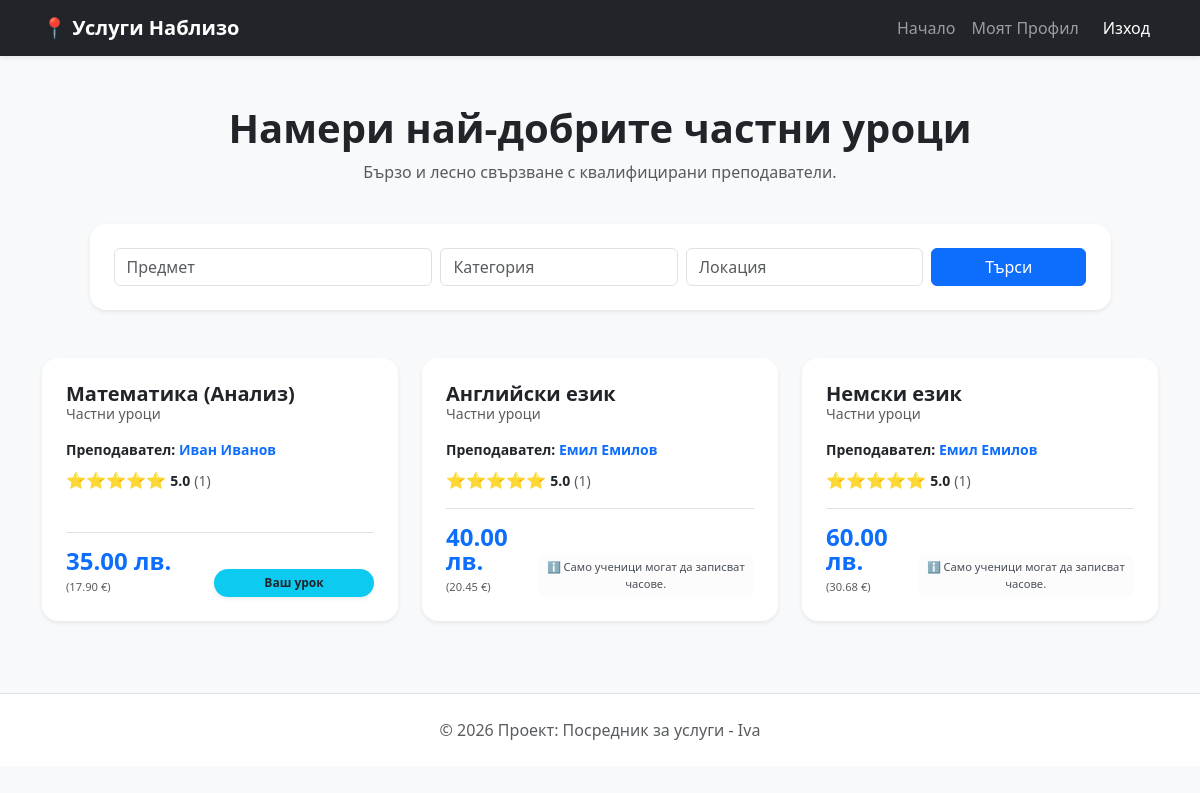
The page /search (signed in) on the database its author committed.
### app/models.py (models this page shows)
class Lesson(Base):
    __tablename__ = "lessons"
    id = Column(Integer, primary_key=True, index=True)
    subject = Column(String)
    category = Column(String)
    price = Column(Float)
    teacher_id = Column(Integer, ForeignKey("users.id"))
    teacher_name = Column(String)
    latitude = Column(Float)
    longitude = Column(Float)
    teacher = relationship("User", back_populates="lessons")

### app/main.py (the view)
@app.get("/search", response_class=HTMLResponse)
def search_web(
    request: Request,
    name: str = None,
    category: str = None,
    city: str = None,
    db: Session = Depends(get_db),
    current_user_id: str = Cookie(None)
):
    query = db.query(models.Lesson).join(models.User, models.Lesson.teacher_id == models.User.id)
    if name:
        query = query.filter(models.Lesson.subject.ilike(f"%{name}%"))
    if category:
        query = query.filter(models.Lesson.category == category)
    if city:
        search_city = f"%{city.strip()}%"
        query = query.filter(models.User.address.ilike(search_city))
    lessons = query.all()
    user = None
    if current_user_id:
        user = db.query(models.User).filter(models.User.id == int(current_user_id)).first()
    return templates.TemplateResponse("index.html", {
        "request": request,
        "lessons": lessons,
        "eur_rate": 1.95583,
        "user_id": user.id if user else None,
        "user_role": user.role if user else "guest",
        "username": user.username if user else None
    })

### templates/index.html (shortened to what this page needs)
<!DOCTYPE html>
<html lang="bg">
<head>
    <link href="https://cdn.jsdelivr.net/npm/bootstrap@5.3.0/dist/css/bootstrap.min.css" rel="stylesheet">
</head>
<body class="bg-light">
    <nav class="navbar navbar-expand-lg navbar-dark bg-dark mb-4 shadow-sm">
        <div class="container">
            <a class="navbar-brand fw-bold" href="/">📍 Услуги Наблизо</a>
            <div class="collapse navbar-collapse" id="navbarNav">
                <ul class="navbar-nav ms-auto">
                    <li class="nav-item"><a class="nav-link" href="/">Начало</a></li>
                    {% if user_id %}
                    <li class="nav-item"><a class="nav-link" href="/profile">Моят Профил</a></li>
                    <li class="nav-item"><a class="nav-link btn btn-outline-danger btn-sm text-white ms-2"
                            href="/logout">Изход</a></li>
                    {% else %}
                    <li class="nav-item"><a class="nav-link" href="/login">Вход</a></li>
                    <li class="nav-item"><a class="nav-link" href="/register">Регистрация</a></li>
                    {% endif %}
                </ul>
            </div>
        </div>
    </nav>
    <div class="container mt-5">
        <div class="row mb-4 text-center">
            <h1 class="fw-bold">Намери най-добрите частни уроци</h1>
            <p class="text-muted">Бързо и лесно свързване с квалифицирани преподаватели.</p>
        </div>
        <div class="row justify-content-center mb-5">
            <div class="col-md-11">
                <div class="card p-4 shadow-sm border-0 rounded-4">
                    <form action="/search" method="get" class="row g-2">
                        <div class="col-md-4"><input type="text" name="name" class="form-control" placeholder="Предмет"></div>
                        <div class="col-md-3"><input type="text" name="category" class="form-control" placeholder="Категория"></div>
                        <div class="col-md-3"><input type="text" name="city" class="form-control" placeholder="Локация"></div>
                        <div class="col-md-2"><button type="submit" class="btn btn-primary w-100">Търси</button></div>
                    </form>
                </div>
            </div>
        </div>
        <div class="row">
            {% if lessons %}
                {% for lesson in lessons %}
                <div class="col-md-4 mb-4">
                    <div class="card h-100 shadow-sm service-card p-0 position-relative rounded-4 overflow-hidden">
                        <div class="card-body d-flex flex-column p-4">
                            <h5 class="card-title fw-bold mb-1">{{ lesson.subject }}</h5>
                            <h6 class="card-subtitle mb-3 text-muted small">{{ lesson.category }}</h6>
                            <p class="mb-2 small">
                                <strong>Преподавател:</strong>
                                <a href="/public-profile/{{ lesson.teacher_id }}" class="text-decoration-none fw-bold text-primary">
                                    {{ lesson.teacher_name }}
                                </a>
                            </p>
                            <div class="mb-3">
                                {% if lesson.teacher and lesson.teacher.reviews %}
                                    {% set reviews = lesson.teacher.reviews %}
                                    {% set total_rating = reviews | map(attribute='rating') | sum %}
                                    {% set avg_rating = (total_rating / reviews | count) | round(1) %}
                                    <span class="text-warning">
                                        {% for i in range(avg_rating | round | int) %}⭐{% endfor %}
                                    </span>
                                    <span class="fw-bold text-dark small">{{ avg_rating }}</span>
                                    <span class="text-muted small">({{ reviews | count }})</span>
                                {% else %}
                                    <span class="text-muted small italic">Все още няма оценки</span>
                                {% endif %}
                            </div>
                            <div class="mt-auto pt-3 border-top">
                                <div class="d-flex justify-content-between align-items-end">
                                    <div>
                                        <div class="price-text">{{ "%.2f"|format(lesson.price) }} лв.</div>
                                        <small class="text-muted" style="font-size: 0.7rem;">({{ "%.2f"|format(lesson.price / eur_rate) }} €)</small>
                                    </div>
                                    <div style="min-width: 160px;">
    {% if user_id %}
        {% if user_id == lesson.teacher_id %}
            <span class="badge bg-info text-dark w-100 p-2 rounded-pill shadow-sm">Ваш урок</span>
        {% else %}
            <div class="alert alert-light border-0 small p-1 mb-0 text-center rounded-3" style="font-size: 0.7rem;">
                ℹ️ Само ученици могат да записват часове.
            </div>
        {% endif %}
    {% else %}
        <div class="text-end">
            <p class="text-muted mb-1" style="font-size: 0.7rem;">Влезте за резервация</p>
            <a href="/login" class="btn btn-outline-primary btn-sm w-100 rounded-pill">Вход</a>
        </div>
    {% endif %}
</div>
                                </div>
                            </div>
                        </div>
                    </div>
                </div>
                {% endfor %}
            {% else %}
                <div class="col-12 text-center py-5">
                    <h3 class="text-muted">Няма намерени уроци за тези критерии. 📍</h3>
                </div>
            {% endif %}
        </div>
    </div>
    <footer class="text-center mt-5 py-4 text-muted border-top bg-white">
        © 2026 Проект: Посредник за услуги - Iva
    </footer>
</body>
</html>

### templates/index.html (style rules this page uses)
.service-card { transition: transform 0.2s; border: none; }
.price-text { color: #0d6efd; font-weight: bold; font-size: 1.5rem; line-height: 1; }

### rows shown on the page
Lesson: subject "Математика (Анализ)", category "Частни уроци", teacher_name "Иван Иванов", avg_rating "5.0", reviews "1", price "35.00", lesson.price/eur_rate "17.90", shows "Ваш урок"
Lesson: subject "Английски език", category "Частни уроци", teacher_name "Емил Емилов", avg_rating "5.0", reviews "1", price "40.00", lesson.price/eur_rate "20.45", shows "ℹ️ Само ученици могат да записват часове."
Lesson: subject "Немски език", category "Частни уроци", teacher_name "Емил Емилов", avg_rating "5.0", reviews "1", price "60.00", lesson.price/eur_rate "30.68", shows "ℹ️ Само ученици могат да записват часове."
